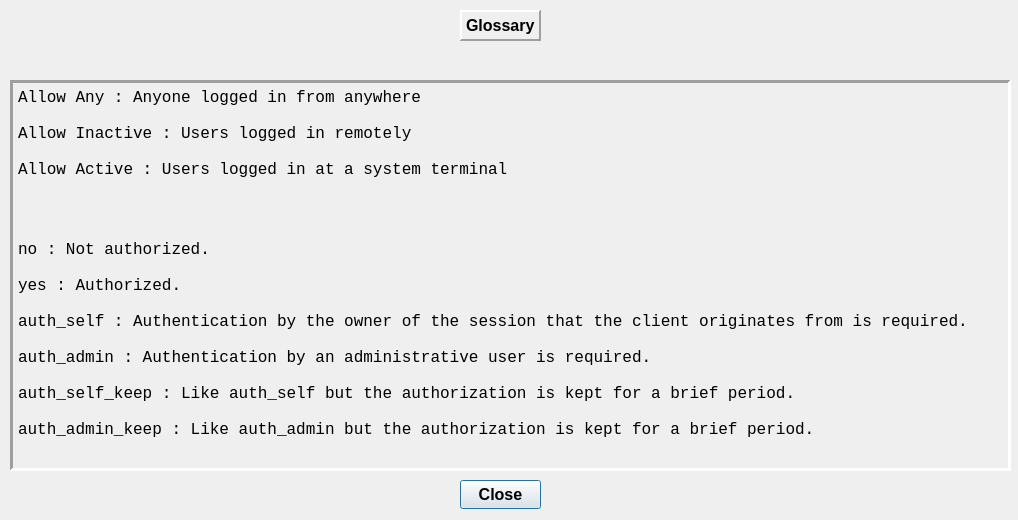
<?xml version="1.0" encoding="UTF-8"?>
<ui version="4.0">
 <class>Glossary</class>
 <widget class="QDialog" name="Glossary">
  <property name="windowModality">
   <enum>Qt::WindowModal</enum>
  </property>
  <property name="geometry">
   <rect>
    <x>0</x>
    <y>0</y>
    <width>1018</width>
    <height>520</height>
   </rect>
  </property>
  <property name="sizePolicy">
   <sizepolicy hsizetype="Fixed" vsizetype="Fixed">
    <horstretch>0</horstretch>
    <verstretch>0</verstretch>
   </sizepolicy>
  </property>
  <property name="windowTitle">
   <string>Glossary</string>
  </property>
  <property name="sizeGripEnabled">
   <bool>false</bool>
  </property>
  <property name="modal">
   <bool>false</bool>
  </property>
  <widget class="QLabel" name="label">
   <property name="geometry">
    <rect>
     <x>460</x>
     <y>10</y>
     <width>81</width>
     <height>31</height>
    </rect>
   </property>
   <property name="font">
    <font>
     <pointsize>12</pointsize>
     <weight>75</weight>
     <bold>true</bold>
    </font>
   </property>
   <property name="frameShape">
    <enum>QFrame::Panel</enum>
   </property>
   <property name="frameShadow">
    <enum>QFrame::Raised</enum>
   </property>
   <property name="lineWidth">
    <number>2</number>
   </property>
   <property name="text">
    <string>Glossary</string>
   </property>
   <property name="textInteractionFlags">
    <set>Qt::LinksAccessibleByMouse</set>
   </property>
  </widget>
  <widget class="QLabel" name="label_2">
   <property name="geometry">
    <rect>
     <x>10</x>
     <y>80</y>
     <width>1001</width>
     <height>391</height>
    </rect>
   </property>
   <property name="font">
    <font>
     <family>Monospace</family>
     <pointsize>12</pointsize>
     <weight>50</weight>
     <bold>false</bold>
    </font>
   </property>
   <property name="frameShape">
    <enum>QFrame::Panel</enum>
   </property>
   <property name="frameShadow">
    <enum>QFrame::Sunken</enum>
   </property>
   <property name="lineWidth">
    <number>3</number>
   </property>
   <property name="text">
    <string>&lt;html&gt;&lt;head/&gt;&lt;body&gt;&lt;p&gt;Allow Any : Anyone logged in from anywhere&lt;br/&gt;&lt;br/&gt;Allow Inactive : Users logged in remotely&lt;br/&gt;&lt;br/&gt;Allow Active : Users logged in at a system terminal&lt;/p&gt;&lt;p&gt;&lt;br/&gt;&lt;/p&gt;&lt;p&gt;no : Not authorized.&lt;br/&gt;&lt;br/&gt;yes : Authorized.&lt;br/&gt;&lt;br/&gt;auth_self : Authentication by the owner of the session that the client originates from is required.&lt;br/&gt;&lt;br/&gt;auth_admin : Authentication by an administrative user is required.&lt;br/&gt;&lt;br/&gt;auth_self_keep : Like auth_self but the authorization is kept for a brief period.&lt;br/&gt;&lt;br/&gt;auth_admin_keep : Like auth_admin but the authorization is kept for a brief period.&lt;/p&gt;&lt;/body&gt;&lt;/html&gt;</string>
   </property>
   <property name="alignment">
    <set>Qt::AlignLeading|Qt::AlignLeft|Qt::AlignTop</set>
   </property>
  </widget>
  <widget class="QPushButton" name="glossaryClose">
   <property name="geometry">
    <rect>
     <x>460</x>
     <y>480</y>
     <width>81</width>
     <height>29</height>
    </rect>
   </property>
   <property name="font">
    <font>
     <pointsize>12</pointsize>
     <weight>75</weight>
     <bold>true</bold>
    </font>
   </property>
   <property name="text">
    <string>Close</string>
   </property>
  </widget>
 </widget>
 <resources/>
 <connections>
  <connection>
   <sender>glossaryClose</sender>
   <signal>clicked()</signal>
   <receiver>Glossary</receiver>
   <slot>closeGlossary()</slot>
   <hints>
    <hint type="sourcelabel">
     <x>509</x>
     <y>494</y>
    </hint>
    <hint type="destinationlabel">
     <x>663</x>
     <y>494</y>
    </hint>
   </hints>
  </connection>
 </connections>
 <slots>
  <slot>closeGlossary()</slot>
 </slots>
</ui>
